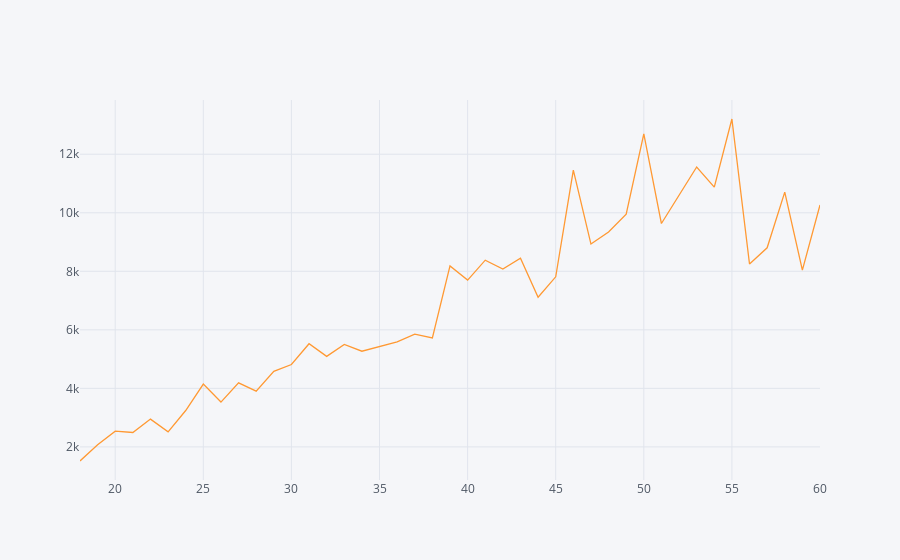

The notebook cell saved with this chart:
### Code cell
empData.loc[:,['Age', 'MonthlyIncome']].groupby(['Age']).mean().iplot(kind='line')

### Figure 1 — Plotly figure (JSON) as saved in the notebook; plotly's stock layout.template omitted (floating-point values rounded to 4 significant figures)
{"data": [{"line": {"color": "rgba(255, 153, 51, 1.0)", "dash": "solid", "shape": "linear", "width": 1.3}, "mode": "lines", "name": "MonthlyIncome", "text": "", "type": "scatter", "x": [18, 19, 20, 21, 22, 23, 24, 25, 26, 27, 28, 29, 30, 31, 32, 33, 34, 35, 36, 37, 38, 39, 40, 41, 42, 43, 44, 45, 46, 47, 48, 49, 50, 51, 52, 53, 54, 55, 56, 57, 58, 59, 60], "y": [1518.0, 2075, 2539.0, 2491.0, 2950, 2515.0, 3244.0, 4145.0, 3531.0, 4190.0, 3905.0, 4584.0, 4815.0, 5525.0, 5092.0, 5500.0, 5269.0, 5425.0, 5591.0, 5854.0, 5722.0, 8183.0, 7701.0, 8380.0, 8075.0, 8445.0, 7114.0, 7811.0, 11460.0, 8931.0, 9345.0, 9953.0, 12700.0, 9632.0, 10610.0, 11560.0, 10880.0, 13200.0, 8248.0, 8803, 10710.0, 8038.0, 10268]}], "layout": {"legend": {"bgcolor": "#F5F6F9", "font": {"color": "#4D5663"}}, "paper_bgcolor": "#F5F6F9", "plot_bgcolor": "#F5F6F9", "title": {"font": {"color": "#4D5663"}}, "xaxis": {"gridcolor": "#E1E5ED", "showgrid": true, "tickfont": {"color": "#4D5663"}, "title": {"font": {"color": "#4D5663"}, "text": ""}, "zerolinecolor": "#E1E5ED"}, "yaxis": {"gridcolor": "#E1E5ED", "showgrid": true, "tickfont": {"color": "#4D5663"}, "title": {"font": {"color": "#4D5663"}, "text": ""}, "zerolinecolor": "#E1E5ED"}}}
